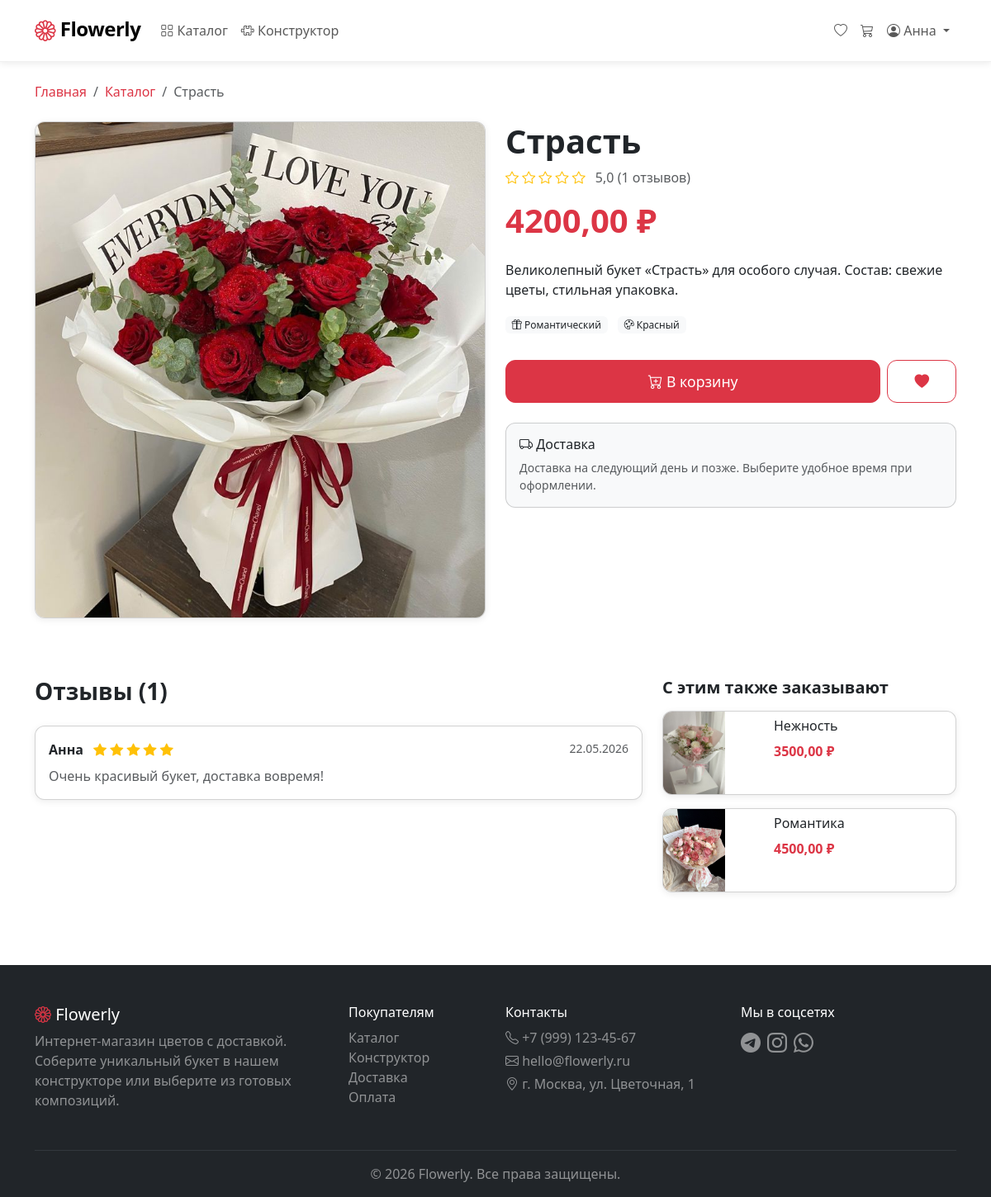
Screenshot of /catalog/страсть/ (signed in) with the database file from the repository.
### FlowerlyApp/models.py (models this page shows, shortened)
class User(AbstractUser):
    username = None
    email = models.EmailField('Email', unique=True)
    phone = models.CharField('Телефон', max_length=20, blank=True)
    default_address = models.TextField('Адрес по умолчанию', blank=True)
    avatar = models.ImageField('Аватар', upload_to='avatars/', blank=True)
    is_florist = models.BooleanField('Флорист', default=False)
    created_at = models.DateTimeField('Дата регистрации', auto_now_add=True)
    USERNAME_FIELD = 'email'
    REQUIRED_FIELDS = ['first_name', 'last_name']
    objects = UserManager()
    class Meta:
        verbose_name = 'Пользователь'
        verbose_name_plural = 'Пользователи'

class ReadyBouquet(models.Model):
    name = models.CharField('Название', max_length=200)
    slug = models.SlugField(unique=True)
    description = models.TextField('Описание')
    price = models.DecimalField('Цена', max_digits=10, decimal_places=2)
    image = models.ImageField('Главное фото', upload_to='bouquets/')
    available = models.BooleanField('В наличии', default=True)
    is_hit = models.BooleanField('Хит продаж', default=False)
    occasion = models.ForeignKey(Occasion, on_delete=models.SET_NULL, null=True, blank=True)
    color_palette = models.ForeignKey(ColorPalette, on_delete=models.SET_NULL, null=True, blank=True)
    created_at = models.DateTimeField(auto_now_add=True)
    class Meta:
        verbose_name = 'Готовый букет'
        verbose_name_plural = 'Готовые букеты'
    def average_rating(self):
        reviews = self.review_set.all()
        if reviews:
            return sum(r.rating for r in reviews) / reviews.count()
        return 0

class Occasion(models.Model):
    name = models.CharField('Повод', max_length=100)
    slug = models.SlugField(unique=True)
    class Meta:
        verbose_name = 'Повод'
        verbose_name_plural = 'Поводы'

class ColorPalette(models.Model):
    name = models.CharField('Цветовая гамма', max_length=100)
    slug = models.SlugField(unique=True)
    class Meta:
        verbose_name = 'Цветовая гамма'
        verbose_name_plural = 'Цветовые гаммы'

class Review(models.Model):
    user = models.ForeignKey(settings.AUTH_USER_MODEL, on_delete=models.CASCADE)
    ready_bouquet = models.ForeignKey(ReadyBouquet, on_delete=models.CASCADE)
    rating = models.IntegerField('Оценка', choices=[(i, str(i)) for i in range(1, 6)])
    text = models.TextField('Отзыв')
    created_at = models.DateTimeField(auto_now_add=True)
    class Meta:
        verbose_name = 'Отзыв'
        verbose_name_plural = 'Отзывы'
        unique_together = ('user', 'ready_bouquet')

### FlowerlyApp/views.py (the view)
# urls.py: path('catalog/<str:slug>/', views.bouquet_detail, name='bouquet_detail'),
def bouquet_detail(request, slug):
    bouquet = get_object_or_404(
        ReadyBouquet.objects.select_related('occasion', 'color_palette').prefetch_related('extra_images'),
        slug=slug, available=True
    )
    reviews = bouquet.review_set.all().select_related('user').order_by('-created_at')
    extra_images = bouquet.extra_images.all()
    similar = ReadyBouquet.objects.filter(available=True).exclude(id=bouquet.id)
    if bouquet.occasion:
        similar = similar.filter(occasion=bouquet.occasion)
    elif bouquet.color_palette:
        similar = similar.filter(color_palette=bouquet.color_palette)
    similar = similar[:4]
    can_review = False
    user_review = None
    if request.user.is_authenticated:
        user_review = Review.objects.filter(user=request.user, ready_bouquet=bouquet).first()
        has_purchased = OrderItem.objects.filter(
            order__user=request.user,
            order__status='delivered',
            ready_bouquet=bouquet
        ).exists()
        can_review = has_purchased and not user_review
    is_favorite = False
    if request.user.is_authenticated:
        is_favorite = Favorite.objects.filter(user=request.user, ready_bouquet=bouquet).exists()
    context = {
        'bouquet': bouquet,
        'reviews': reviews,
        'extra_images': extra_images,
        'similar': similar,
        'can_review': can_review,
        'user_review': user_review,
        'is_favorite': is_favorite,
        'avg_rating': bouquet.average_rating(),
    }
    return render(request, 'catalog/bouquet_detail.html', context)

### FlowerlyApp/templates/catalog/bouquet_detail.html (shortened to what this page needs)
{% extends 'base.html' %}
{% load static %}
{% block content %}
<div class="container">
    <nav aria-label="breadcrumb" class="mb-4">
        <ol class="breadcrumb">
            <li class="breadcrumb-item"><a href="{% url 'flowerly:home' %}">Главная</a></li>
            <li class="breadcrumb-item"><a href="{% url 'flowerly:catalog' %}">Каталог</a></li>
            <li class="breadcrumb-item active">{{ bouquet.name }}</li>
        </ol>
    </nav>
    <div class="row">
        <div class="col-md-6 mb-4">
            <div class="card shadow-sm">
                {% if bouquet.image %}
                <img src="{{ bouquet.image.url }}" class="card-img-top" alt="{{ bouquet.name }}"
                     style="height: 600px; object-fit: cover;">
                {% else %}
                <div class="bg-light d-flex align-items-center justify-content-center" style="height: 400px;">
                    <i class="bi bi-flower1 text-muted display-1"></i>
                </div>
                {% endif %}
            </div>
        </div>
        <div class="col-md-6">
            <h1 class="fw-bold mb-2">{{ bouquet.name }}</h1>
            <div class="mb-3">
                <span class="text-warning">
                    {% for i in "12345" %}
                        {% if forloop.counter <= avg_rating|floatformat:"0" %}
                            <i class="bi bi-star-fill"></i>
                        {% else %}
                            <i class="bi bi-star"></i>
                        {% endif %}
                    {% endfor %}
                </span>
                <span class="text-muted ms-2">{{ avg_rating|floatformat:1 }} ({{ reviews.count }} отзывов)</span>
            </div>
            <p class="display-6 fw-bold text-danger mb-3">{{ bouquet.price }} ₽</p>
            <p class="text-muted mb-4">{{ bouquet.description|linebreaks }}</p>
            <div class="mb-4">
                {% if bouquet.occasion %}
                <span class="badge bg-light text-dark me-2 mb-2">
                    <i class="bi bi-gift"></i> {{ bouquet.occasion.name }}
                </span>
                {% endif %}
                {% if bouquet.color_palette %}
                <span class="badge bg-light text-dark mb-2">
                    <i class="bi bi-palette"></i> {{ bouquet.color_palette.name }}
                </span>
                {% endif %}
            </div>
            <div class="d-flex gap-2 mb-4">
            <form method="get" action="{% url 'flowerly:cart_add_bouquet' bouquet.id %}" class="flex-grow-1">
                <button type="submit" class="btn btn-danger btn-lg w-100">
                <i class="bi bi-cart-plus"></i> В корзину
            </button>
            </form>
                <button class="btn btn-outline-danger btn-lg" onclick="toggleFavorite({{ bouquet.id }})" id="fav-btn">
                    <i class="bi {% if is_favorite %}bi-heart-fill{% else %}bi-heart{% endif %}"></i>
                </button>
            </div>
            <div class="card bg-light">
                <div class="card-body">
                    <h6><i class="bi bi-truck"></i> Доставка</h6>
                    <p class="text-muted small mb-0">Доставка на следующий день и позже. Выберите удобное время при оформлении.</p>
                </div>
            </div>
        </div>
    </div>
    <div class="row mt-5">
        <div class="col-md-8">
            <h3 class="fw-bold mb-4">Отзывы ({{ reviews.count }})</h3>
            {% for review in reviews %}
            <div class="card mb-3 shadow-sm">
                <div class="card-body">
                    <div class="d-flex justify-content-between align-items-start mb-2">
                        <div>
                            <strong>{{ review.user.first_name }}</strong>
                            <span class="text-warning ms-2">
                                {% for i in "12345" %}
                                    {% if forloop.counter <= review.rating %}
                                        <i class="bi bi-star-fill"></i>
                                    {% else %}
                                        <i class="bi bi-star"></i>
                                    {% endif %}
                                {% endfor %}
                            </span>
                        </div>
                        <small class="text-muted">{{ review.created_at|date:"d.m.Y" }}</small>
                    </div>
                    <p class="text-muted mb-0">{{ review.text }}</p>
                </div>
            </div>
            {% empty %}
            <div class="text-center py-4">
                <i class="bi bi-chat-square-text display-4 text-muted"></i>
                <p class="text-muted mt-2">Пока нет отзывов. Будьте первым!</p>
            </div>
            {% endfor %}
        </div>
        {% if similar %}
        <div class="col-md-4">
            <h5 class="fw-bold mb-3">С этим также заказывают</h5>
            {% for s in similar %}
            <a href="{% url 'flowerly:bouquet_detail' s.slug %}" class="text-decoration-none">
                <div class="card mb-3 shadow-sm">
                    <div class="row g-0">
                        <div class="col-4">
                            {% if s.image %}
                            <img src="{{ s.image.url }}" class="img-fluid rounded-start" style="height: 100px; object-fit: cover;">
                            {% else %}
                            <div class="bg-light d-flex align-items-center justify-content-center" style="height: 100px;">
                                <i class="bi bi-flower1 text-muted"></i>
                            </div>
                            {% endif %}
                        </div>
                        <div class="col-8">
                            <div class="card-body py-2">
                                <h6 class="card-title text-dark">{{ s.name }}</h6>
                                <p class="text-danger fw-bold mb-0">{{ s.price }} ₽</p>
                            </div>
                        </div>
                    </div>
                </div>
            </a>
            {% endfor %}
        </div>
        {% endif %}
    </div>
</div>
{% endblock %}

### FlowerlyApp/templates/base.html (shortened to what this page needs)
<!DOCTYPE html>
<html lang="ru">
<head>
    <link href="https://cdn.jsdelivr.net/npm/bootstrap@5.3.0/dist/css/bootstrap.min.css" rel="stylesheet">
    <link href="https://cdn.jsdelivr.net/npm/bootstrap-icons@1.11.0/font/bootstrap-icons.css" rel="stylesheet">
    {% load static %}
    <link href="{% static 'css/style.css' %}" rel="stylesheet">
</head>
<body>
    <nav class="navbar navbar-expand-lg navbar-light bg-white shadow-sm sticky-top">
        <div class="container">
            <a class="navbar-brand" href="{% url 'flowerly:home' %}">
                <i class="bi bi-flower1 text-danger"></i>
                <span class="fw-bold">Flowerly</span>
            </a>
            <div class="collapse navbar-collapse" id="navbarMain">
                <ul class="navbar-nav me-auto mb-2 mb-lg-0">
                    <li class="nav-item">
                        <a class="nav-link {% if request.resolver_match.url_name == 'catalog' %}active{% endif %}"
                           href="{% url 'flowerly:catalog' %}">
                            <i class="bi bi-grid"></i> Каталог
                        </a>
                    </li>
                    <li class="nav-item">
                        <a class="nav-link {% if request.resolver_match.url_name == 'constructor' %}active{% endif %}"
                           href="{% url 'flowerly:constructor' %}">
                            <i class="bi bi-puzzle"></i> Конструктор
                        </a>
                    </li>
                </ul>
                <ul class="navbar-nav ms-auto mb-2 mb-lg-0">
                    {% if user.is_authenticated %}
                        <li class="nav-item">
                            <a class="nav-link" href="{% url 'flowerly:favorites' %}">
                                <i class="bi bi-heart"></i>
                            </a>
                        </li>
                        <li class="nav-item">
                            <a class="nav-link position-relative" href="{% url 'flowerly:cart_detail' %}">
                                <i class="bi bi-cart3"></i>
                            </a>
                        </li>
                        <li class="nav-item dropdown">
                            <a class="nav-link dropdown-toggle" href="#" id="userDropdown" role="button"
                               data-bs-toggle="dropdown">
                                <i class="bi bi-person-circle"></i> {{ user.first_name }}
                            </a>
                        </li>
                    {% endif %}
                </ul>
            </div>
        </div>
    </nav>
    <main class="py-4">
        {% block content %}{% endblock %}
    </main>
<footer class="bg-dark text-white pt-5 pb-3 mt-5">
    <div class="container">
        <div class="row">
            <div class="col-md-4 mb-3">
                <h5><i class="bi bi-flower1 text-danger"></i> Flowerly</h5>
                <p class="text-white-50">Интернет-магазин цветов с доставкой. Соберите уникальный букет в нашем конструкторе или выберите из готовых композиций.</p>
            </div>
            <div class="col-md-2 mb-3">
                <h6>Покупателям</h6>
                <ul class="list-unstyled">
                    <li><a href="{% url 'flowerly:catalog' %}" class="text-white-50 text-decoration-none">Каталог</a></li>
                    <li><a href="{% url 'flowerly:constructor' %}" class="text-white-50 text-decoration-none">Конструктор</a></li>
                    <li><a href="#" class="text-white-50 text-decoration-none">Доставка</a></li>
                    <li><a href="#" class="text-white-50 text-decoration-none">Оплата</a></li>
                </ul>
            </div>
            <div class="col-md-3 mb-3">
                <h6>Контакты</h6>
                <p class="text-white-50 mb-1"><i class="bi bi-telephone"></i> +7 (999) 123-45-67</p>
                <p class="text-white-50 mb-1"><i class="bi bi-envelope"></i> hello@flowerly.ru</p>
                <p class="text-white-50"><i class="bi bi-geo-alt"></i> г. Москва, ул. Цветочная, 1</p>
            </div>
            <div class="col-md-3 mb-3">
                <h6>Мы в соцсетях</h6>
                <div class="d-flex gap-2">
                    <a href="#" class="text-white-50 fs-4"><i class="bi bi-telegram"></i></a>
                    <a href="#" class="text-white-50 fs-4"><i class="bi bi-instagram"></i></a>
                    <a href="#" class="text-white-50 fs-4"><i class="bi bi-whatsapp"></i></a>
                </div>
            </div>
        </div>
        <hr class="border-secondary">
        <p class="text-center text-white-50 mb-0">© 2026 Flowerly. Все права защищены.</p>
    </div>
</footer>
</body>
</html>

### rows the page displays
User: first_name "Анна"
ReadyBouquet: name "Страсть", image (picture), price "4200,00", description "Великолепный букет «Страсть» для особого случая. Состав: свежие цветы, стильная упаковка.", occasion.name "Романтический", color_palette.name "Красный"
Review: user.first_name "Анна", rating 5 (drawn), created_at "22.05.2026", text "Очень красивый букет, доставка вовремя!"
ReadyBouquet: image (picture), name "Нежность", price "3500,00"
ReadyBouquet: image (picture), name "Романтика", price "4500,00"

### other values shown
{{ avg_rating|floatformat:1 }} "5,0"
{{ reviews.count }} "1"
